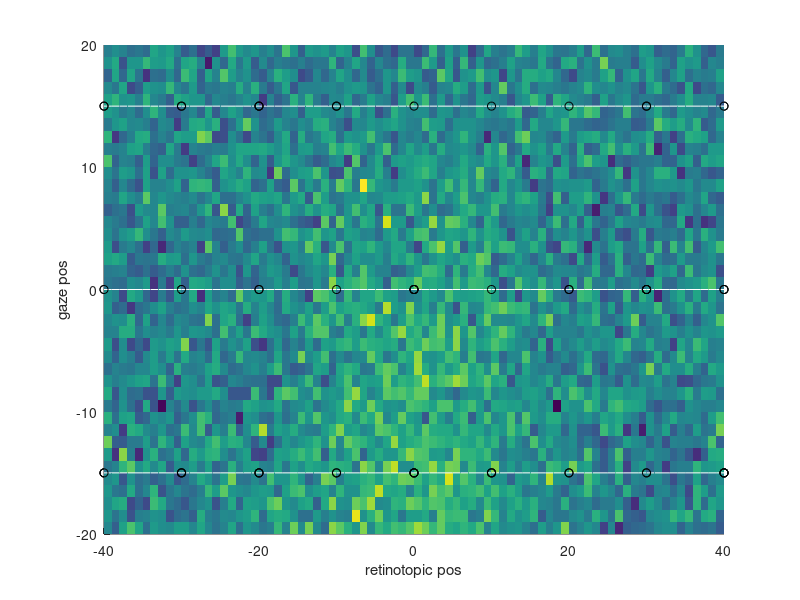
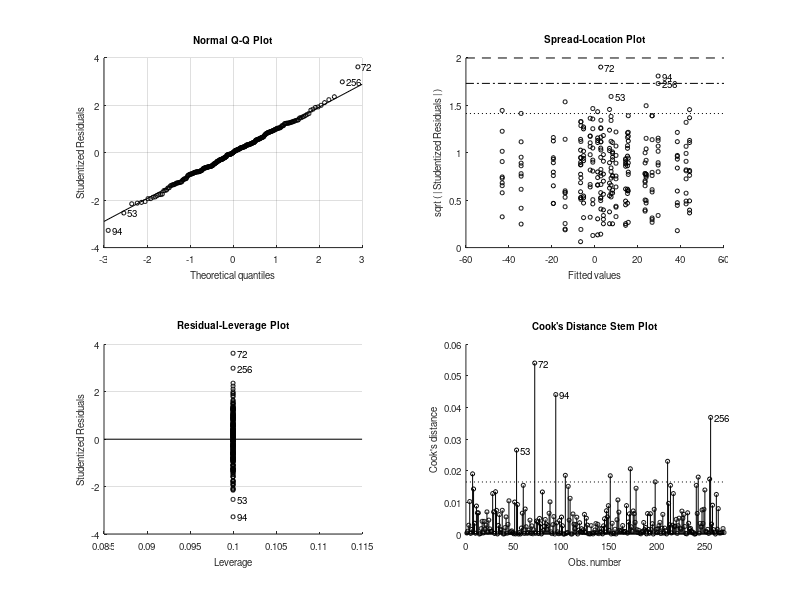
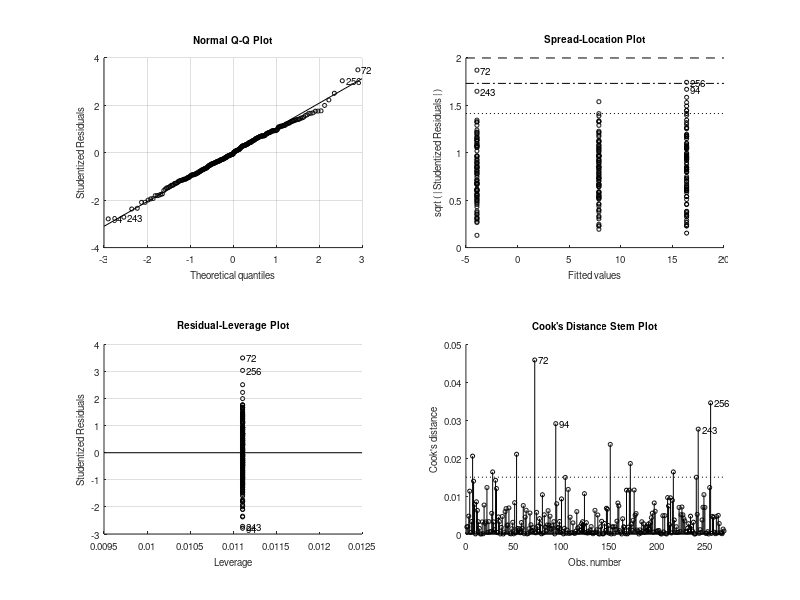

Write MATLAB code to recreate these figures, in order.
function testsim_gain_field(modulation_type)

if nargin < 1,
	modulation_type = 'linear_gain';
end
	
% see also testsim_lip_activity_profile

Noise		= 50;	% Firing rate noise
n_trials_per_cond = 10;

% retinotopic Gaussian RF

Center		= 0;	% deg
Amplitude	= 20;	%spikes/s
Sigma		= 10;	% tuning width 
retpos		= [-40:40]; % retinotopic position
R		= 1/(sqrt(2*pi)*Sigma)*exp(-(retpos - Center).^2/(2*Sigma^2)); % Gaussian RF profile
% R		= ones(size(retpos)); % no target position modulation
R		= R/max(R)*Amplitude;

target_positions = retpos(1):10:retpos(end);

gaze_positions = [-15 0 15];
gazepos		= -20:20; % gaze position
		
switch modulation_type % eye position modulation type
	
	case 'linear_gain' % 

		% E = interp1([gazepos(1) gazepos(end)],[-10 10],gazepos); % Gaze effect: leads to "loss" of main target effect
		% E = interp1([gazepos(1) 0 gazepos(end)],[10 0 10],gazepos); % Gaze effect: bidirectinal increase from center
		E = interp1([gazepos(1) gazepos(end)],[1.5 0],gazepos); % Gaze effect: standard monotonic unidirectional 
		
		
		for k = 1:n_trials_per_cond
			FR(:,:,k) = E'*R + Noise*randn(length(gazepos),length(retpos)); % one trial
		end

		
	case 'linear_addition'
		
		E = interp1([gazepos(1) gazepos(end)],[10 0],gazepos); % Gaze effect
		
		for k = 1:n_trials_per_cond
			FR(:,:,k) = 1*ones(size(gazepos))'*R + 1*E'*ones(size(retpos)) + Noise*randn(length(gazepos),length(retpos)); % one trial
		end
end


FRmean = mean(FR,3);

% Plotting
figure;
surface(retpos,gazepos,FRmean); shading flat; hold on;
plot3(retpos,gaze_positions(1)*ones(size(retpos)),FRmean(gazepos == gaze_positions(1),:),'Color',[1 1 1]);
plot3(retpos,gaze_positions(2)*ones(size(retpos)),FRmean(gazepos == gaze_positions(2),:),'Color',[1 1 1]);
plot3(retpos,gaze_positions(3)*ones(size(retpos)),FRmean(gazepos == gaze_positions(3),:),'Color',[1 1 1]);
xlabel('retinotopic pos');
ylabel('gaze pos');
FRtarget4ANOVA = [];
target_pos = [];
gaze_pos = [];

for k = 1:1:n_trials_per_cond,
	for t=1:length(target_positions),
		retpos_idx = find(retpos == target_positions(t));
		for g = 1:length(gaze_positions)
			gazepos_idx = find(gazepos == gaze_positions(g));
			FRtarget(t,g,k) = FR(gazepos_idx,retpos_idx,k);
			plot3(retpos(retpos_idx),gazepos(gazepos_idx),FRtarget(t,g,k),'o','Color',[0 0 0]);
			
			% FOR ANOVA
			FRtarget4ANOVA	= [FRtarget4ANOVA; FRtarget(t,g,k)];
			target_pos	= [target_pos; t];
			gaze_pos	= [gaze_pos; g];
			
		end
	end
end

% ANOVA

[p,table,stats,terms] = anovan(FRtarget4ANOVA,[target_pos gaze_pos],'model','full','varnames',{'target' 'gaze'});
% c = multcompare(stats)

if 1 % one-way vs two-way ANOVA on gaze
	% the question here if presence of another factor (target position) affects the first factor, e.g. in the initial fixation period
	% for this, we should remove the the effect of target position from the simulation, set "no target position modulation" above
	[p,table,stats,terms] = anovan(FRtarget4ANOVA,[gaze_pos],'model','full','varnames',{'gaze'});
	
	
end % of 


if 0 % Test different ANOVA variants
% 3 gaze positions, 2 or 3 targets, 10 trials

Noise			= 1;	% Firing rate noise
n_trials_per_cond	= 10;

% variant 1: no main effects, only interaction
FRtarget4ANOVA = repmat(reshape([	10 0
					0 10
					5 5],6,1),n_trials_per_cond,1) + Noise*randn(3*2*10,1);			
target_pos	= repmat([1;1;1;2;2;2],n_trials_per_cond,1);
gaze_pos	= repmat([1;2;3;1;2;3],n_trials_per_cond,1);
[p,table,stats,terms] = anovan(FRtarget4ANOVA,[target_pos gaze_pos],'model','full','varnames',{'target' 'gaze'});

% variant 2: no main effects, only interaction
FRtarget4ANOVA = repmat(reshape([	0 10
					5 5
					10 0],6,1),n_trials_per_cond,1) + Noise*randn(3*2*10,1);			
target_pos	= repmat([1;1;1;2;2;2],n_trials_per_cond,1);
gaze_pos	= repmat([1;2;3;1;2;3],n_trials_per_cond,1);
[p,table,stats,terms] = anovan(FRtarget4ANOVA,[target_pos gaze_pos],'model','full','varnames',{'target' 'gaze'});

% variant 3: target effect and interaction
FRtarget4ANOVA = repmat(reshape([	0 10 40
					5 15 30
					10 20 20],9,1),n_trials_per_cond,1) + Noise*randn(3*3*10,1);			
target_pos	= repmat([1;1;1;2;2;2;3;3;3],n_trials_per_cond,1);
gaze_pos	= repmat([1;2;3;1;2;3;1;2;3],n_trials_per_cond,1);
[p,table,stats,terms] = anovan(FRtarget4ANOVA,[target_pos gaze_pos],'model','full','varnames',{'target' 'gaze'});

end % of Test different ANOVA variants
